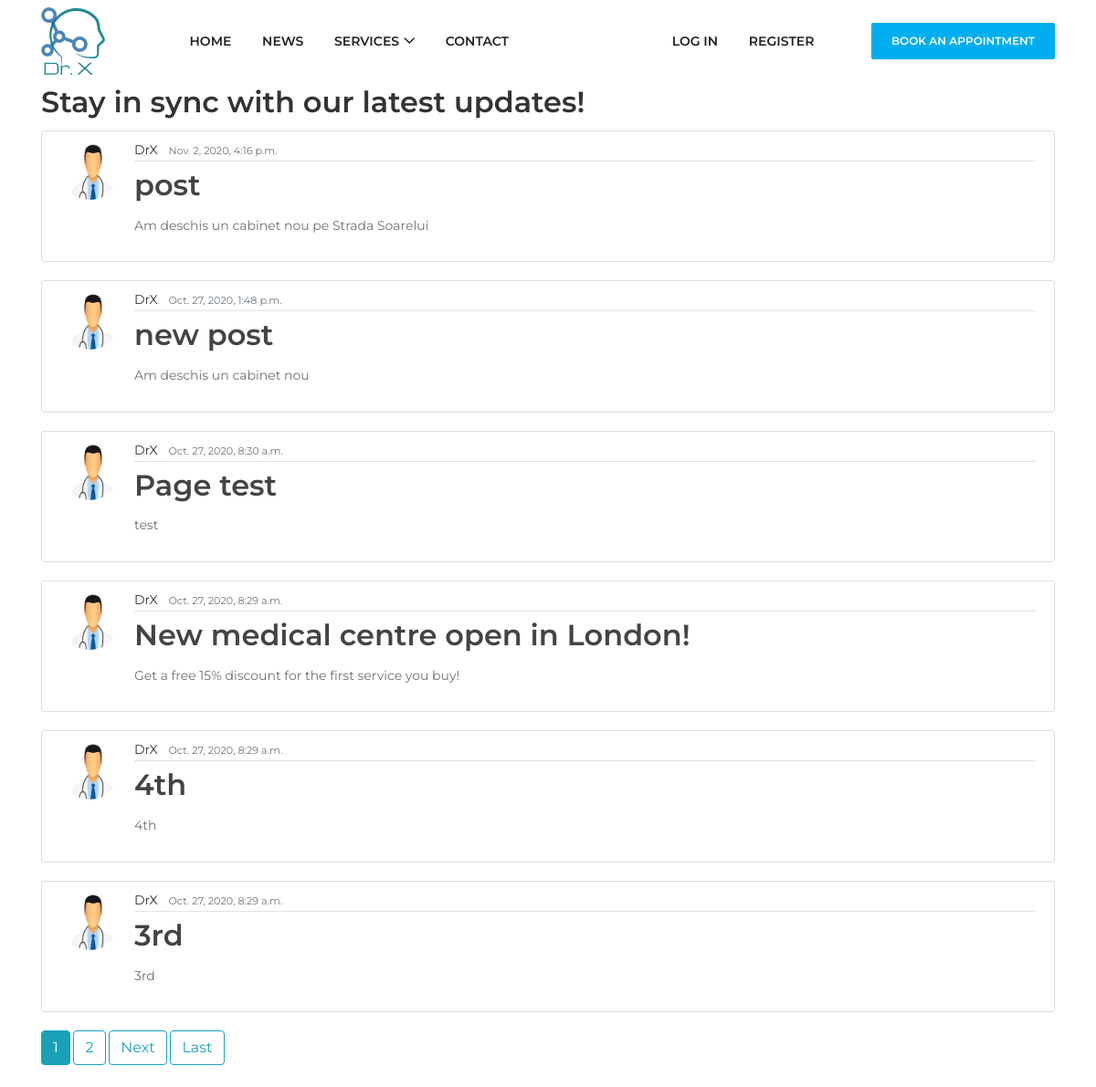
Screenshot of /blog/ with the database file from the repository.
### blog/models.py (models this page shows, shortened)
class Post(models.Model):
    title = models.CharField(max_length=100)
    content = models.TextField()
    date_posted = models.DateTimeField(default=timezone.now)
    author = models.ForeignKey(User, on_delete=models.CASCADE)

### Users/models.py (models this page shows, shortened)
class Profile(models.Model):
    user = models.OneToOneField(User, on_delete=models.CASCADE)
    image = models.ImageField(default='default.jpg', upload_to='profile_pics')

### blog/views.py (the view)
# urls.py: path('blog/', PostListView.as_view(), name='blog-blog'),
class PostListView(ListView):
    model = Post
    template_name = 'blog/blog.html'
    context_object_name = 'posts'
    ordering = ['-date_posted']
    paginate_by = 6

### blog/templates/blog/blog.html (shortened to what this page needs)
{% extends "blog/base.html" %}
{% load static %}
{% block content %}
    <div>
        <h2><a class="article-title">Stay in sync with our latest updates!</a></h2>
    </div>
    {% for post in posts %}
        <article class="media content-section">
          <img class="rounded-circle article-img" src="{{post.author.profile.image.url}}">
          <div class="media-body">
            <div class="article-metadata">
              <a class="mr-2" href="{% url 'user-posts' post.author.username %}">{{ post.author }}</a>
              <small class="text-muted">{{ post.date_posted }}</small>
            </div>
            <h2><a class="article-title" href="{% url 'post-detail' post.id %}">{{ post.title }}</a></h2>
            <p class="article-content">{{ post.content }}</p>
          </div>
        </article>
    {% endfor %}
    {% if is_paginated %}
        {% for num in page_obj.paginator.page_range %}
            {% if page_obj.number == num %}
                <a class="btn btn-info mb-4" href="?page={{ num }}">{{ num }}</a>
            {% elif num > page_obj.number|add:'-3' and num < page_obj.number|add:'3' %}
                <a class="btn btn-outline-info mb-4" href="?page={{ num }}">{{ num }}</a>
            {% endif %}
        {% endfor %}
        {% if page_obj.has_next%}
            <a class="btn btn-outline-info mb-4" href="?page={{ page_obj.next_page_number }}">Next</a>
            <a class="btn btn-outline-info mb-4" href="?page={{ page_obj.paginator.num_pages }}">Last</a>
        {% endif %}
    {% endif %}
{% endblock content %}

### blog/templates/blog/base.html (shortened to what this page needs)
<!DOCTYPE html>
{% load static %}
<html lang="en">
<head>
    <link rel="stylesheet" href="https://maxcdn.bootstrapcdn.com/bootstrap/4.0.0/css/bootstrap.min.css">
    <link rel="stylesheet" type="text/css" href="{% static 'blog/main.css'%}">
    <link rel="stylesheet" href="{% static 'blog/css/style.css'%}">
</head>
<body>
    <header class="header-area">
      <div class="main-header-area">
        <div class="classy-nav-container breakpoint-off">
          <div class="container">
            <nav class="classy-navbar justify-content-between" id="dentoNav">
            <a class="nav-brand" href="/"><img src="{% static 'blog/img/core-img/logo.png' %}" alt=""></a>
            <div class="classy-menu">
              <div class="classynav">
                <ul id="nav">
                    <li><a href="/">Home</a></li>
                    <li><a href="{% url 'blog-blog' %}">News</a></li>
                    <li><a href="{% url 'services' %}">Services</a>
                    </a></li>
                    <li><a href="{% url 'contact' %}">Contact</a></li>
                    {% if user.is_authenticated %}
                        <li><a style="margin-left:145px;" href="{% url 'profile' %}">My Profile</a></li>
                        <li><a href="{% url 'logout' %}">Log out</a></li>
                    {% else %}
                        <li><a style="margin-left:145px;" href="{% url 'login' %}">Log in</a></li>
                        <li><a href="{% url 'register' %}">Register</a></li>
                    {% endif %}
                </ul>
              </div>
            </div>
            {% if user.is_superuser %}
                <a href="{% url 'apps' %}" class="btn dento-btn booking-btn">Appointments</a>
            {% else %}
                 <a href="{% url 'book' %}" class="btn dento-btn booking-btn">Book an appointment</a>
            {% endif %}
          </nav>
        </div>
      </div>
    </div>
  </header>
    <main role="main" class="container">
        {% block content %}{% endblock %}
    </main>
</body>
</html>

### blog/static/blog/main.css (style rules this page uses)
body { background: #fafafa; color: #aaaaaa; margin-top: 5rem; }
h1, h2, h3, h4, h5, h6 { color: #444444; }
ul { margin: 0; }
.content-section { background: #ffffff; padding: 10px 20px; border: 1px solid #dddddd; border-radius: 3px; margin-bottom: 20px; }
.article-title { color: #444444; }
.article-content { white-space: pre-line; }
.article-img { height: 65px; width: 65px; margin-right: 16px; }
.article-metadata { padding-bottom: 1px; margin-bottom: 4px; border-bottom: 1px solid #e3e3e3 }

### static/blog/css/style.css (style rules this page uses)
* { margin: 0; padding: 0; }
body { font-family: "Montserrat", sans-serif; font-weight: 400; font-size: 14px; }
h1, h2, h3, h4, h5, h6 { font-family: "Montserrat", sans-serif; color: #333333; line-height: 1.4; font-weight: 600; }
a, a:active, a:focus, a:hover { color: #333333; text-decoration: none; -webkit-transition-duration: 500ms; -o-transition-duration: 500ms; transition-duration: 500ms; outline: none; }
li { list-style: none; }
p { line-height: 1.9; color: #707070; font-size: 14px; font-weight: 400; }
img { max-width: 100%; height: auto; }
ul { margin: 0; padding: 0; }
ul li { margin: 0; padding: 0; }
.dento-btn { position: relative; z-index: 1; min-width: 170px; height: 46px; line-height: 42px; font-size: 14px; font-weight: 600; display: inline-block; padding: 0 20px; text-align: center; text-transform: uppercase; color: #ffffff; border-radius: 2px; background-color: #00aeef; -webkit-transition: all 500ms; -o-transition: all 500ms; transition: all 500ms; border: 2px solid #00aeef; }
.dento-btn.booking-btn { color: #ffffff !important; font-weight: 600; min-width: 140px; height: 40px; line-height: 36px; font-size: 12px; }
.header-area { position: relative; z-index: 599; width: 100%; -webkit-transition-duration: 500ms; -o-transition-duration: 500ms; transition-duration: 500ms; }
.classy-nav-container { background-color: transparent; }
.classy-nav-container .classy-navbar { height: 90px; padding: 0; }
.classy-nav-container .classy-navbar .classynav ul li a { padding: 0 15px; font-weight: 600; font-size: 14px; text-transform: uppercase; }

### static/blog/css/default-assets/classy-nav.css (style rules this page uses)
body { font-family: "Roboto", sans-serif; }
ul { margin: 0; }
ul li { list-style: none; }
img { height: auto; max-width: 100%; }
.classy-nav-container { position: relative; z-index: 100; background-color: #ffffff; }
.classy-nav-container * { box-sizing: border-box; }
.classy-nav-container a { -webkit-transition-duration: 500ms; transition-duration: 500ms; text-decoration: none; outline: none; font-size: 14px; font-weight: 400; color: #232323; display: inline-block; }
.justify-content-between { -webkit-box-pack: justify; -ms-flex-pack: justify; justify-content: space-between; }
.classy-navbar { width: 100%; height: 180px; padding: 0.5em 2em; display: -webkit-box; display: -ms-flexbox; display: flex; -webkit-box-align: center; -ms-flex-align: center; -ms-grid-row-align: center; align-items: center; }
.classy-navbar .nav-brand { font-size: 26px; font-weight: 500; color: #565656; display: inline-block; margin-right: 30px; }
.classynav ul li { display: inline-block; clear: both; position: inherit; z-index: 10; }
.classynav ul li.cn-dropdown-item { position: relative; z-index: 10; }
.classynav ul li a { padding: 0 12px; display: block; height: 35px; font-size: 14px; line-height: 34px; }
.classynav ul li.megamenu-item>a:after, .classynav ul li.has-down>a:after { font-family: 'classyfonts'; content: "\e900"; font-size: 12px; color: #000000; padding-left: 5px; -webkit-transition-duration: 500ms; transition-duration: 500ms; }
.breakpoint-off .classynav { display: -webkit-box; display: -ms-flexbox; display: flex; -webkit-box-align: center; -ms-flex-align: center; -ms-grid-row-align: center; align-items: center; }

### rows the page displays
Post: author.profile.image (placeholder picture), author "DrX", date_posted "Nov. 2, 2020, 4:16 p.m.", title "post", content "Am deschis un cabinet nou pe Strada Soarelui"
Post: author.profile.image (placeholder picture), author "DrX", date_posted "Oct. 27, 2020, 1:48 p.m.", title "new post", content "Am deschis un cabinet nou"
Post: author.profile.image (placeholder picture), author "DrX", date_posted "Oct. 27, 2020, 8:30 a.m.", title "Page test", content "test"
Post: author.profile.image (placeholder picture), author "DrX", date_posted "Oct. 27, 2020, 8:29 a.m.", title "New medical centre open in London!", content "Get a free 15% discount for the first service you buy!"
Post: author.profile.image (placeholder picture), author "DrX", date_posted "Oct. 27, 2020, 8:29 a.m.", title "4th", content "4th"
Post: author.profile.image (placeholder picture), author "DrX", date_posted "Oct. 27, 2020, 8:29 a.m.", title "3rd", content "3rd"

### other values shown
{{ num }} "1"
{{ num }} "2"
